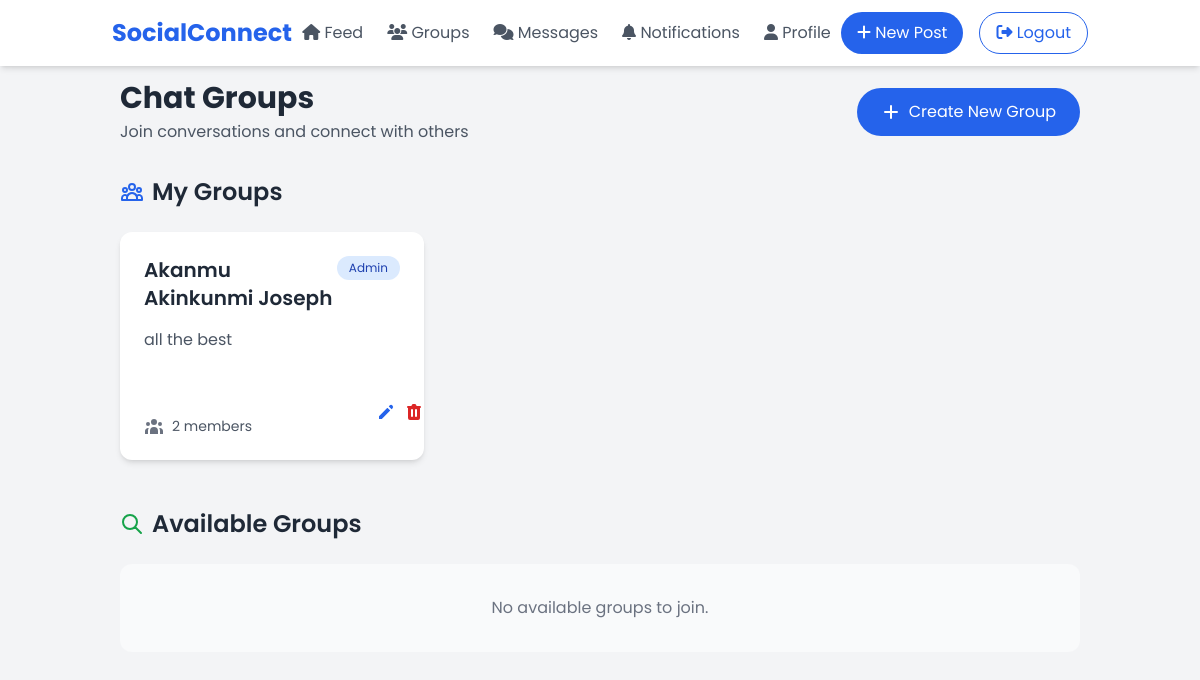
Page /groups/ (signed in) on the committed database.
### chat/models.py (models this page shows, shortened)
class Group(models.Model):
    name = models.CharField(max_length=255)
    description = models.TextField(blank=True)
    members = models.ManyToManyField(User, related_name='chat_groups')  # Changed from 'groups' to 'chat_groups'
    created_at = models.DateTimeField(auto_now_add=True)
    created_by = models.ForeignKey(User, on_delete=models.CASCADE, related_name='created_groups')

### chat/views.py (the view)
# urls.py: path('groups/', group_list, name='group_list'),
@login_required
def group_list(request):
    user_groups = Group.objects.filter(members=request.user)
    available_groups = Group.objects.exclude(members=request.user)
    context = {
        'user_groups': user_groups,
        'available_groups': available_groups
    }
    return render(request, 'chat/group_list.html', context)

### templates/chat/group_list.html (shortened to what this page needs)
{% extends 'base.html' %}
{% block content %}
<div class="max-w-7xl mx-auto px-4">
    <div class="flex justify-between items-center mb-8">
        <div>
            <h1 class="text-3xl font-bold text-gray-800">Chat Groups</h1>
            <p class="text-gray-600 mt-1">Join conversations and connect with others</p>
        </div>
        <a href="{% url 'create_group' %}" class="px-6 py-3 bg-blue-600 text-white rounded-full hover:bg-blue-700 transition duration-300 flex items-center gap-2">
            <svg xmlns="http://www.w3.org/2000/svg" class="h-5 w-5" viewBox="0 0 20 20" fill="currentColor">
                <path fill-rule="evenodd" d="M10 3a1 1 0 011 1v5h5a1 1 0 110 2h-5v5a1 1 0 11-2 0v-5H4a1 1 0 110-2h5V4a1 1 0 011-1z" clip-rule="evenodd" />
            </svg>
            Create New Group
        </a>
    </div>
    <div class="mb-12">
        <h2 class="text-2xl font-semibold mb-6 text-gray-800 flex items-center gap-2">
            My Groups
        </h2>
        <div class="grid grid-cols-1 md:grid-cols-2 lg:grid-cols-3 gap-6">
            {% for group in user_groups %}
            <div class="bg-white rounded-xl shadow-md hover:shadow-lg transition duration-300">
                <a href="{% url 'group_detail' group.id %}" class="block p-6">
                    <div class="flex justify-between items-start mb-4">
                        <h3 class="text-xl font-semibold text-gray-800">{{ group.name }}</h3>
                        {% if group.created_by == request.user %}
                        <span class="px-3 py-1 bg-blue-100 text-blue-800 text-xs rounded-full">Admin</span>
                        {% endif %}
                    </div>
                    <p class="text-gray-600 mb-4 line-clamp-2">{{ group.description }}</p>
                    <div class="flex justify-between items-center">
                        <div class="flex items-center gap-2">
                            <span class="text-sm text-gray-600">{{ group.members.count }} members</span>
                        </div>
                        <div class="flex gap-2">
                            {% if group.created_by == request.user %}
                            <a href="{% url 'update_group' group.id %}" class="text-blue-600 hover:text-blue-800">
                                <svg xmlns="http://www.w3.org/2000/svg" class="h-5 w-5" viewBox="0 0 20 20" fill="currentColor">
                                    <path d="M13.586 3.586a2 2 0 112.828 2.828l-.793.793-2.828-2.828.793-.793zM11.379 5.793L3 14.172V17h2.828l8.38-8.379-2.83-2.828z" />
                                </svg>
                            </a>
                            <a href="{% url 'delete_group' group.id %}" class="text-red-600 hover:text-red-800">
                            </a>
                            {% else %}
                            <a href="{% url 'leave_group' group.id %}" class="text-red-600 hover:text-red-800">Leave</a>
                            {% endif %}
                        </div>
                    </div>
                </a>
            </div>
            {% empty %}
            <div class="col-span-full text-center py-8 bg-gray-50 rounded-xl">
                <p class="text-gray-500">You haven't joined any groups yet.</p>
            </div>
            {% endfor %}
        </div>
    </div>
    <div>
        <h2 class="text-2xl font-semibold mb-6 text-gray-800 flex items-center gap-2">
            <svg xmlns="http://www.w3.org/2000/svg" class="h-6 w-6 text-green-600" fill="none" viewBox="0 0 24 24" stroke="currentColor">
                <path stroke-linecap="round" stroke-linejoin="round" stroke-width="2" d="M21 21l-6-6m2-5a7 7 0 11-14 0 7 7 0 0114 0z" />
            </svg>
            Available Groups
        </h2>
        <div class="grid grid-cols-1 md:grid-cols-2 lg:grid-cols-3 gap-6">
            {% for group in available_groups %}
            <div class="bg-white rounded-xl shadow-md hover:shadow-lg transition duration-300">
                <div class="p-6">
                    <h3 class="text-xl font-semibold text-gray-800 mb-4">{{ group.name }}</h3>
                    <p class="text-gray-600 mb-4 line-clamp-2">{{ group.description }}</p>
                    <div class="flex justify-between items-center">
                        <div class="flex items-center gap-2">
                            <svg xmlns="http://www.w3.org/2000/svg" class="h-5 w-5 text-gray-500" viewBox="0 0 20 20" fill="currentColor">
                                <path d="M13 6a3 3 0 11-6 0 3 3 0 016 0zM18 8a2 2 0 11-4 0 2 2 0 014 0zM14 15a4 4 0 00-8 0v3h8v-3zM6 8a2 2 0 11-4 0 2 2 0 014 0zM16 18v-3a5.972 5.972 0 00-.75-2.906A3.005 3.005 0 0119 15v3h-3zM4.75 12.094A5.973 5.973 0 004 15v3H1v-3a3 3 0 013.75-2.906z" />
                            </svg>
                            <span class="text-sm text-gray-600">{{ group.members.count }} members</span>
                        </div>
                        <a href="{% url 'join_group' group.id %}" class="px-4 py-2 bg-green-600 text-white rounded-full hover:bg-green-700 transition duration-300">Join Group</a>
                    </div>
                </div>
            </div>
            {% empty %}
            <div class="col-span-full text-center py-8 bg-gray-50 rounded-xl">
                <p class="text-gray-500">No available groups to join.</p>
            </div>
            {% endfor %}
        </div>
    </div>
</div>
{% endblock %}

### templates/base.html (style rules this page uses)
body { font-family: 'Poppins', sans-serif; }

### rows in the picture
Group: name "Akanmu Akinkunmi Joseph", shows "Admin", description "all the best", members.count "2"
